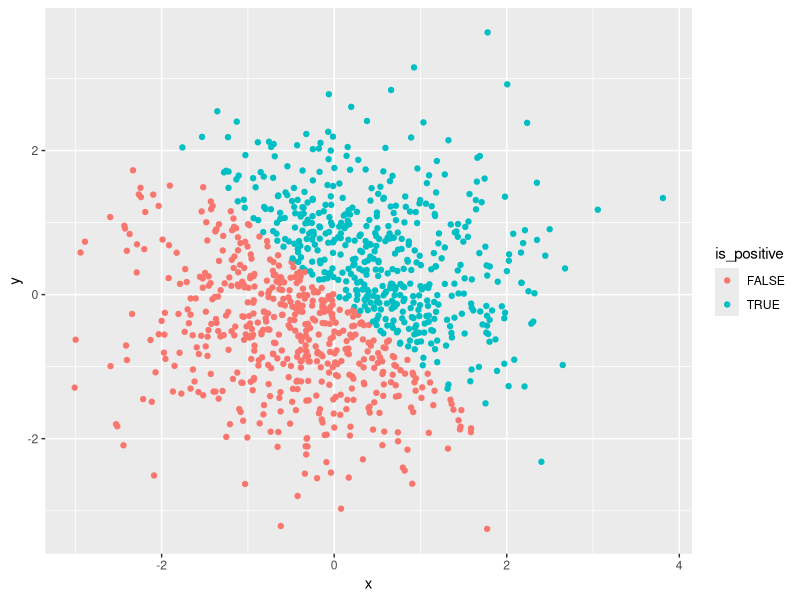
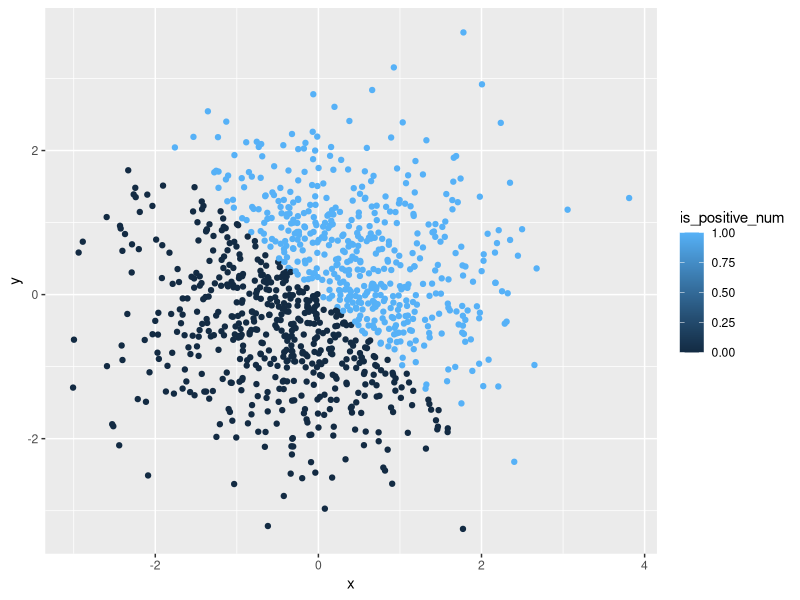
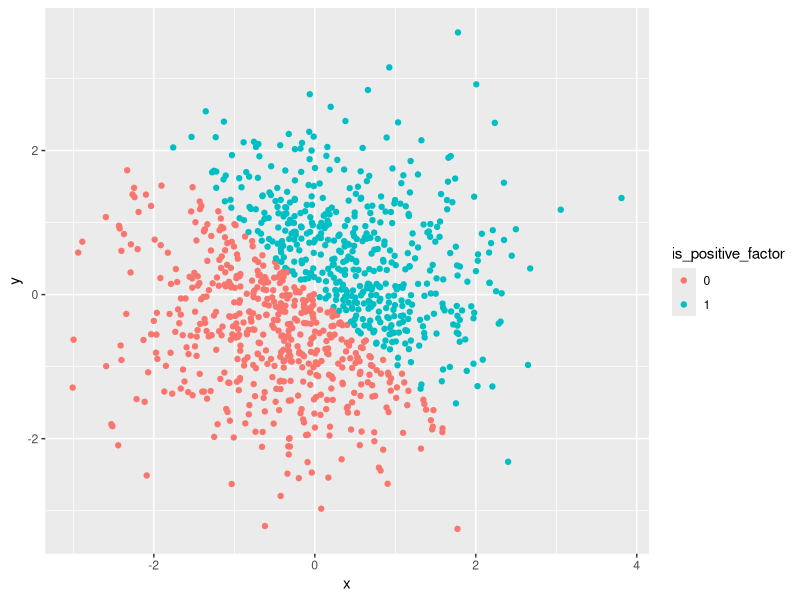
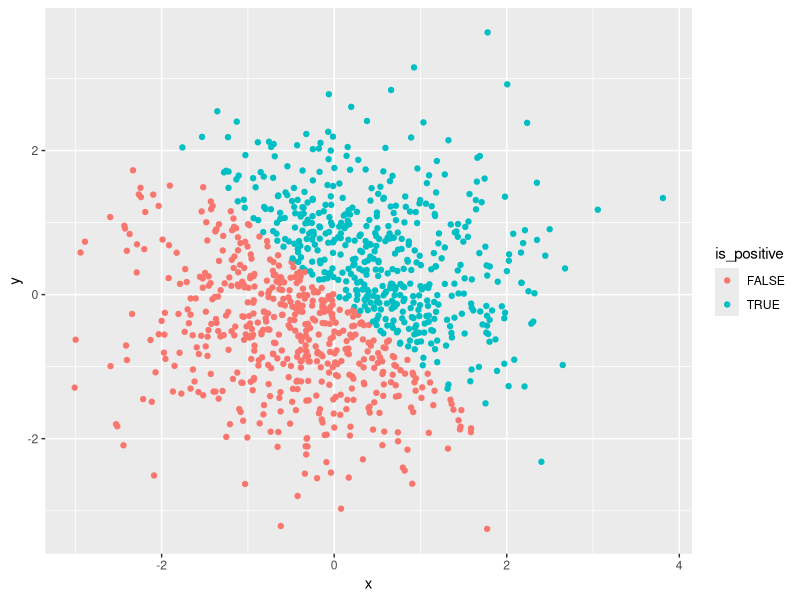

Reproduce these figures in R, in order.
## ---- chunk 1
knitr::opts_chunk$set(echo = TRUE)
library(tidyverse)
## ---- chunk 2
set.seed(1)
problem_1_df = tibble(
  vec_numerical = runif(10, min = 0, max = 5),
  vec_logical = vec_numerical > 2,
  vec_char = c("Courtney", "Patrick", "Evelyn", "Glenn", "Sue", "Glen", "Jenny", "Kayla", "Lindsay", "Derick"),
  vec_factor = factor(c("female", "male", "female", "male", "female", "male", "female", "female", "female", "male"))
)
## ---- chunk 3
numerical_mean = mean(problem_1_df$vec_numerical)
logical_mean = mean(problem_1_df$vec_logical)
char_mean = mean(problem_1_df$vec_char)
factor_mean = mean(problem_1_df$vec_factor)
## ---- chunk 4
convert_logical = as.numeric(problem_1_df$vec_logical)
convert_char = as.numeric(problem_1_df$vec_char)
convert_factor = as.numeric(problem_1_df$vec_factor)
## ---- chunk 5
char_to_factor = factor(problem_1_df$vec_char)
convert_char_2 = as.numeric(char_to_factor)
factor_to_char = as.character(problem_1_df$vec_factor)
convert_factor_2 = as.numeric(factor_to_char)
## ---- chunk 6
set.seed(1)
problem_2_df = tibble(
  x = rnorm(1000),
  y = rnorm(1000),
  is_positive = x + y > 0,
  is_positive_num = as.numeric(is_positive),
  is_positive_factor = factor(is_positive_num)
)
## ---- chunk 7
logical_plot = ggplot(problem_2_df, aes(x = x, y = y, color = is_positive)) + geom_point()
logical_plot
## ---- chunk 8
numeric_plot = ggplot(problem_2_df, aes(x = x, y = y, color = is_positive_num)) + geom_point()
numeric_plot
## ---- chunk 9
factor_plot = ggplot(problem_2_df, aes(x = x, y = y, color = is_positive_factor)) + geom_point()
factor_plot
## ---- chunk 10
ggsave("logical_plot.pdf", plot = logical_plot, path = "./")
